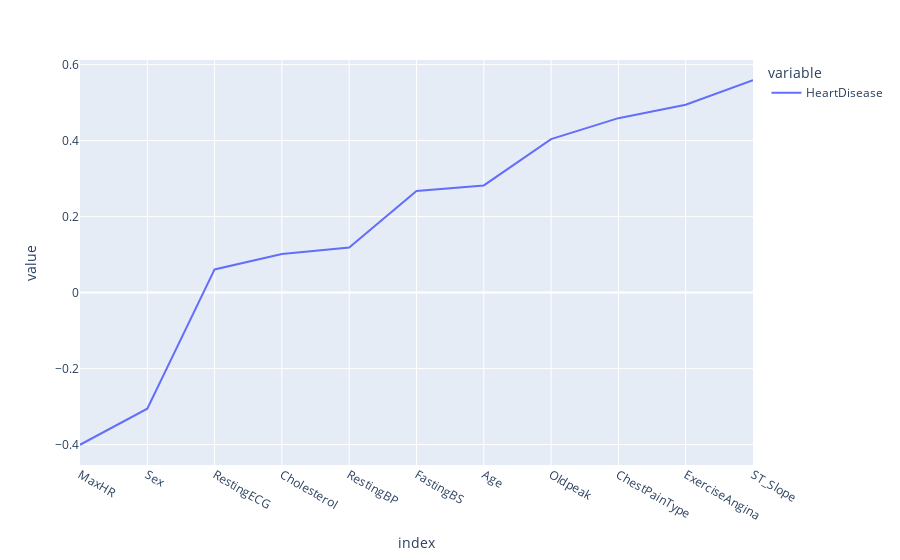

The code cell stored with this chart in its notebook:
### Code cell
px.line(heart_df.corr()['HeartDisease'][:-1].sort_values())

### Figure 1 — Plotly figure (JSON) as saved in the notebook; plotly's stock layout.template omitted (floating-point values rounded to 4 significant figures)
{"data": [{"hovertemplate": "variable=HeartDisease<br>index=%{x}<br>value=%{y}<extra></extra>", "legendgroup": "HeartDisease", "line": {"color": "#636efa", "dash": "solid"}, "marker": {"symbol": "circle"}, "mode": "lines", "name": "HeartDisease", "orientation": "v", "showlegend": true, "type": "scatter", "x": ["MaxHR", "Sex", "RestingECG", "Cholesterol", "RestingBP", "FastingBS", "Age", "Oldpeak", "ChestPainType", "ExerciseAngina", "ST_Slope"], "xaxis": "x", "y": [-0.4004, -0.3054, 0.06101, 0.1013, 0.1183, 0.2673, 0.282, 0.404, 0.459, 0.4943, 0.5588], "yaxis": "y"}], "layout": {"autosize": true, "legend": {"title": {"text": "variable"}, "tracegroupgap": 0}, "margin": {"t": 60}, "xaxis": {"anchor": "y", "autorange": true, "domain": [0, 1], "range": [0, 10], "title": {"text": "index"}, "type": "category"}, "yaxis": {"anchor": "x", "autorange": true, "domain": [0, 1], "range": [-0.4537, 0.6121], "title": {"text": "value"}, "type": "linear"}}}
